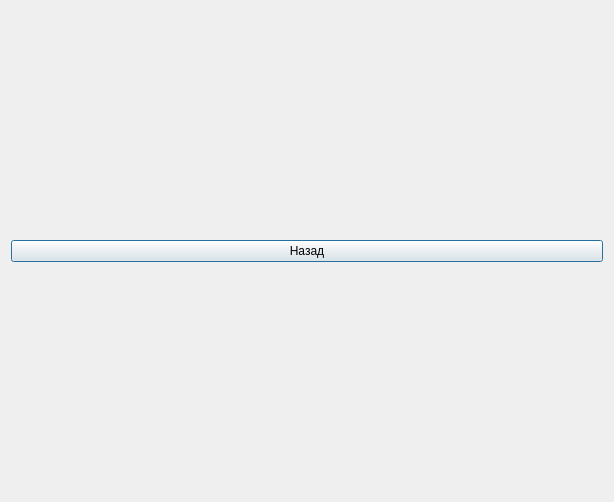
<?xml version="1.0" encoding="UTF-8"?>
<ui version="4.0">
 <class>ThirdWindow</class>
 <widget class="QDialog" name="ThirdWindow">
  <property name="geometry">
   <rect>
    <x>0</x>
    <y>0</y>
    <width>614</width>
    <height>502</height>
   </rect>
  </property>
  <property name="windowTitle">
   <string>Dialog</string>
  </property>
  <layout class="QVBoxLayout" name="verticalLayout">
   <item>
    <widget class="QPushButton" name="pushButton">
     <property name="text">
      <string>Назад</string>
     </property>
    </widget>
   </item>
  </layout>
 </widget>
 <resources/>
 <connections/>
</ui>
